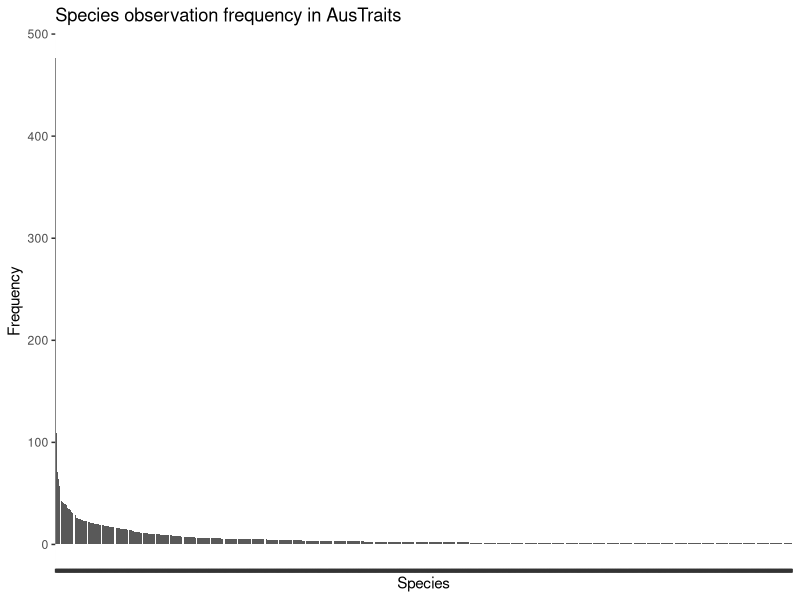
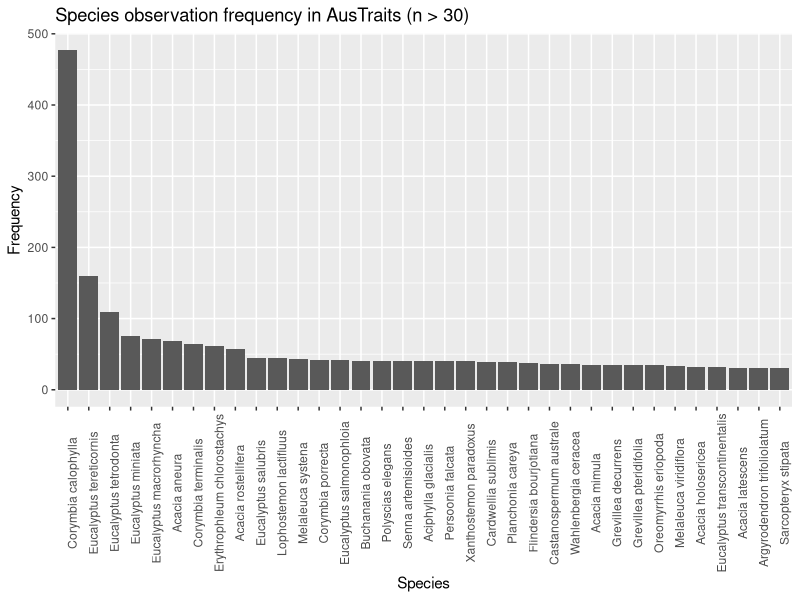
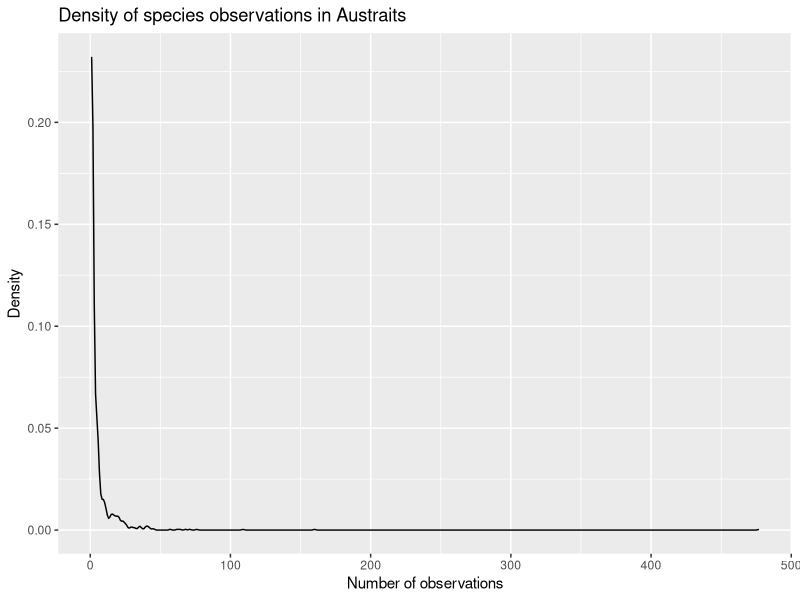
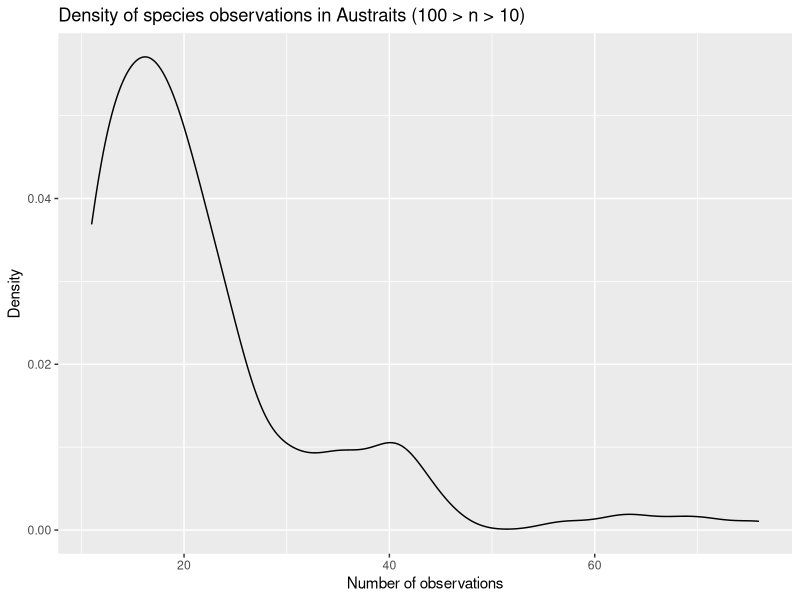
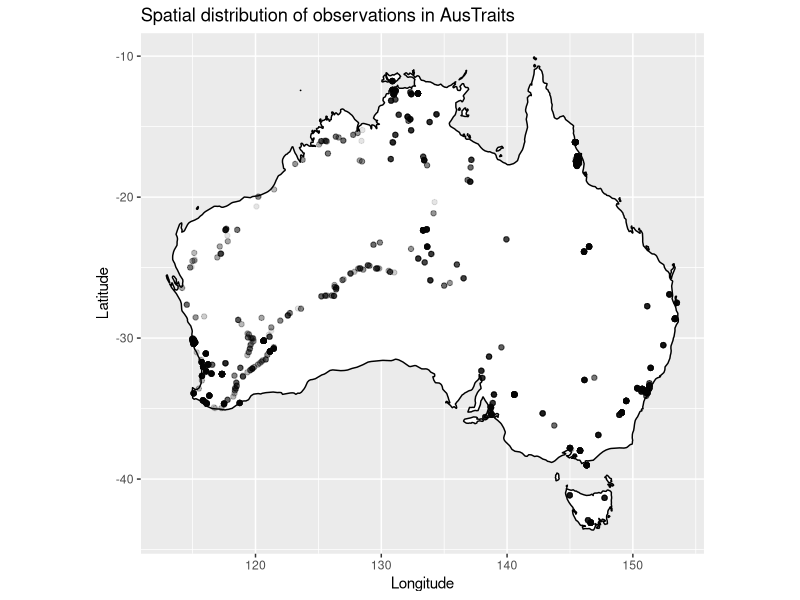
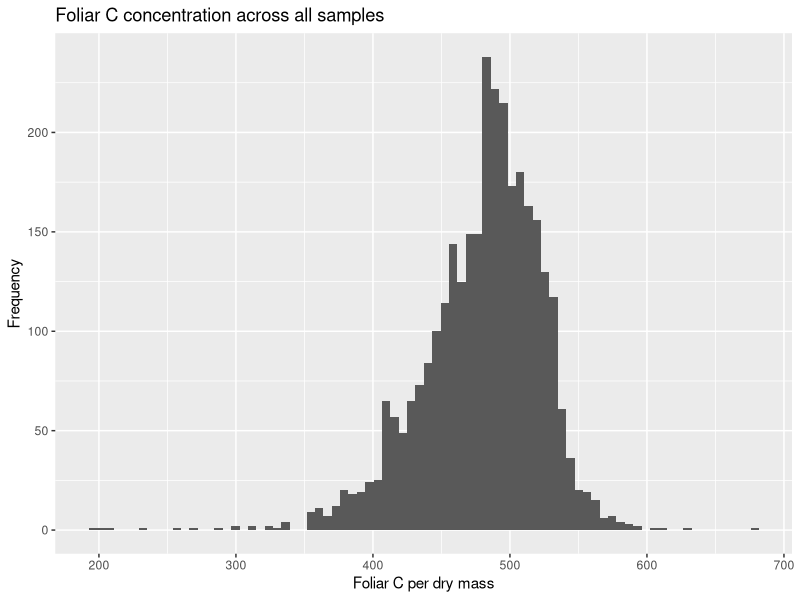
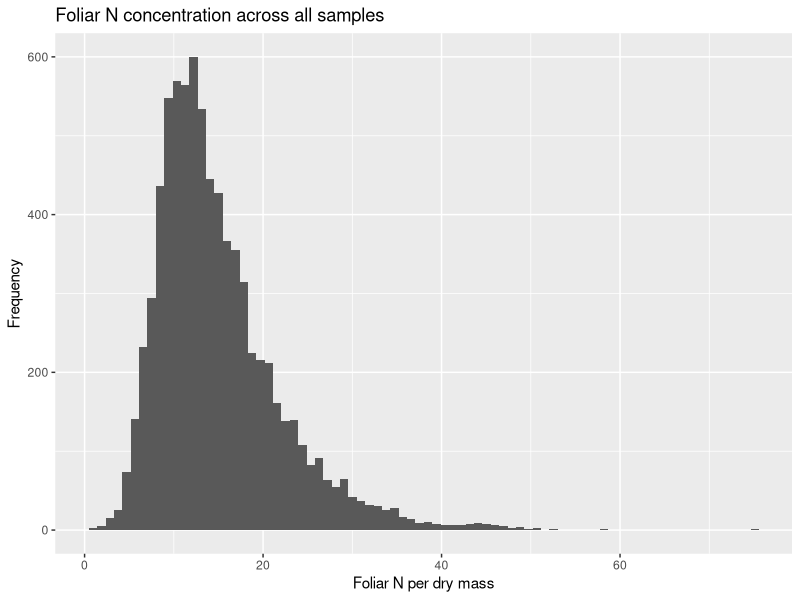
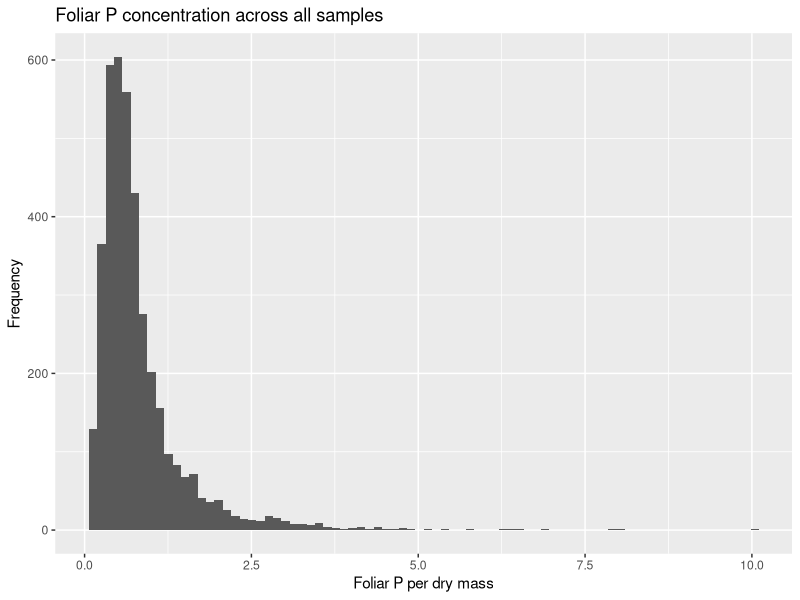

Source code (R) for these figures, in order:
# AusStoich Data Structure 
# Libraries & functions
library(here)
library(tidyverse)

# Takes tibble tb, categorical variable x; returns factorized count table for levels of x
count_table <- function(tb, x) { 
  tb |> 
    count({{x}}, sort = T) |>
    filter({{x}} != 'NA') |> 
    mutate(name = fct({{x}})) |> 
    select(n:name) |> relocate(name)
}

# Takes tibble tb, continuous variable x, (optional) grouping; returns summary stats 
summarize_cont <- function(tb, x, grouping = NULL) {
  tb |> summarize(
    min = min({{x}}, na.rm = T),
    median = median({{x}}, na.rm = T),
    mean = mean({{x}}, na.rm = T),
    var = var({{x}}, na.rm = T), 
    sd = sd({{x}}, na.rm = T), 
    max = max({{x}}, na.rm = T), 
    n = n(), 
    is_NA = sum(is.na({{x}})),
    .by = {{grouping}}
  )
}

# Data import & tidying ---------------------------------------------------
# Initial import 
raw_data <- read_csv(here('Inputs','austraits_leaf_stoichiometry_MASTER_v1.0_10-05-2024.csv')) 
raw_data #For reference

tidy_data <- read_csv(
  file = here('Inputs','austraits_leaf_stoichiometry_MASTER_v1.0_10-05-2024.csv'),
  na = c('', 'NA', 'uncertain'),
  col_types = cols(
    woodiness = col_factor(c('herbaceous', 'woody')),
    reclass_life_history = col_factor(c('short', 'long')),
    putative_BNF = col_factor(c('0', '1')),
    myc_type = col_factor(c('AM', 'EcM', 'EcM-AM', 'ErM', 'NM', 'NM-AM'))
    )
  )

tidy_data <- tidy_data |> 
  select(Unique_ID:LATLONG) |> 
  filter(!is.na(Unique_ID)) |> 
  relocate(species_binom, .after = genus) |> 
  relocate(c(lat_deg, long_deg), .after = dataset_id)

tidy_data 

# Merging environmental data 
env_data <- read_csv(here('Inputs', 'Aus-Stoich_gridded_env_data.csv')) |>
  rename(lat_deg = lat, long_deg = lon) 

seasonality_data <- read_csv(here('Inputs', 'AusStoich_Seasonality_WorldClim30s.csv')) |> 
  rename(lat_deg = `latitude (deg)`, long_deg = `longitude (deg)`)

joined_env <- full_join(env_data, seasonality_data)

joined_data <- left_join(tidy_data, joined_env)

write_csv(joined_data, 'AusStoich_Combined_Dataset_1.0.csv')
  
  
# Structure  ---------------------------------------------------------
# Observation frequencies across taxa 
species <- count_table(tidy_data, species_binom) 
species

genus <- count_table(tidy_data, genus)
genus

family <- count_table(tidy_data, family)
family 

species |> #All species
  ggplot(aes(x = name, y = n)) +
  geom_col() + theme(axis.text.x = element_blank()) + 
  labs(
    title = 'Species observation frequency in AusTraits',
    x = 'Species', y = 'Frequency'
  )

species |> #Only species above a given frequency threshold 
  filter(n >= 30) |> 
  ggplot(aes(x = name, y = n)) +
  geom_col() + theme(axis.text.x = element_text(angle = 90)) + 
  labs(
    title = 'Species observation frequency in AusTraits (n > 30)',
    x = 'Species', y = 'Frequency'
    )

species |> #Observation density for all species 
  ggplot(aes(x = n)) +
  geom_density() +
  labs(
    title = 'Density of species observations in Austraits',
    x = 'Number of observations', y = 'Density'
  )

species |> #Observation density within a given frequency range 
  filter(n > 10 & n < 100) |> 
  ggplot(aes(x = n)) + geom_density() +
  labs(
    title = 'Density of species observations in Austraits (100 > n > 10)',
    x = 'Number of observations', y = 'Density'
  )

# Spatial distribution 
# All species
australia <- map_data('world', region = 'australia') |> filter(long < 155)
ggplot() +
  geom_polygon(
    data = australia, 
    aes(x = long, y = lat, group = group), 
    fill = 'white', color = 'black'
    ) + 
  coord_quickmap() +
  geom_jitter( #Bin by species frequency? 
    data = tidy_data, 
    aes(x = long_deg, y = lat_deg),
    alpha = 0.1
    ) +
  labs(
    title = 'Spatial distribution of observations in AusTraits',
    x = 'Longitude', y = 'Latitude'
  )

# Other factors 
tidy_data |> count(woodiness)
tidy_data |> count(across(woodiness:putative_BNF)) 


# Variation ---------------------------------------------------------------
# Foliar carbon 
tidy_data |> ggplot(aes(x = leaf_C_per_dry_mass)) +
  geom_histogram(bins = 80) +
  labs(
    title = 'Foliar C concentration across all samples',
    x = 'Foliar C per dry mass', y = 'Frequency'
  )

summarize_cont(tidy_data, leaf_C_per_dry_mass)

# Foliar nitrogen 
tidy_data |> ggplot(aes(x = leaf_N_per_dry_mass)) +
  geom_histogram(bins = 80) +
  labs(
    title = 'Foliar N concentration across all samples',
    x = 'Foliar N per dry mass', y = 'Frequency'
  )

summarize_cont(tidy_data, leaf_N_per_dry_mass)

# outliers_N <- tidy_data |> 
#   filter(leaf_N_per_dry_mass > 50) |> 
#   arrange(desc(leaf_N_per_dry_mass)) 

# Foliar phosphorus 
tidy_data |> ggplot(aes(x = leaf_P_per_dry_mass)) +
  geom_histogram(bins = 80) +
  labs(
    title = 'Foliar P concentration across all samples',
    x = 'Foliar P per dry mass', y = 'Frequency'
  )

summarize_cont(tidy_data, leaf_P_per_dry_mass)

# Stoichiometry distributions 
tidy_data |> ggplot(aes(x = CN_ratio)) +
  geom_histogram(bins = 60)

tidy_data |> ggplot(aes(x = NP_ratio)) +
  geom_histogram(bins = 60) +
  labs(
    title = 'Foliar N:P across all samples',
    x = 'N:P', y = 'Frequency'
  )

tidy_data |> ggplot(aes(x = CP_ratio)) +
  geom_histogram(bins = 60)


# Co-variation ------------------------------------------------------------
# Example grouped stats 
tidy_data |> summarize_cont(leaf_C_per_dry_mass, grouping = woodiness) 

# Example density curve 
tidy_data |> ggplot(aes(x = CN_ratio, y = after_stat(density))) +
  geom_freqpoly(aes(linetype = woodiness)) +
  labs(
    title = 'C:N density curve across woodiness levels',
    x = 'C:N Ratio', y = 'Density'
  )

#Example box plot 
tidy_data |> filter(!is.na(woodiness)) |> 
  ggplot(aes(x = woodiness, y = CN_ratio)) +
  geom_boxplot() +
  labs(
    title = 'C:N ratio across woodiness levels',
    x = 'Woodiness', y = 'C:N Ratio'
  )

# Example scatter plot 
tidy_data |> ggplot(aes(x = CN_ratio, y = CP_ratio)) +
  geom_point(alpha = 0.4) +
  labs(
    title = 'Relationship between C:N & C:P across all samples',
    x = 'C:N Ratio', y = 'C:P Ratio'
  )